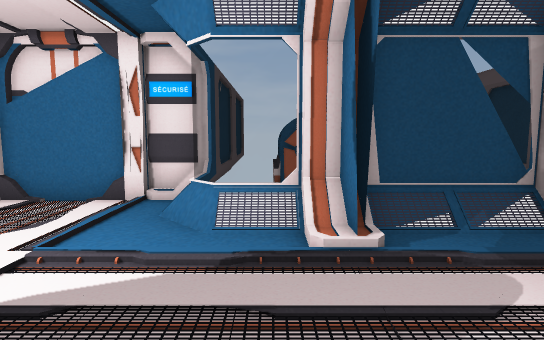
[1] (above)

16 first-person views from a walk through a Unity game level. The camera is 1.5 m above the floor, tilts 6° down and sees 80° across. The floor is counted in squares, 1 m on a side. Each view is taken from the middle of a square. On the plan, view 1 faces up. The plan holds only what a view shows up to about 15 squares ahead; the rest is blank. The place goes on beyond the plan.

[2]
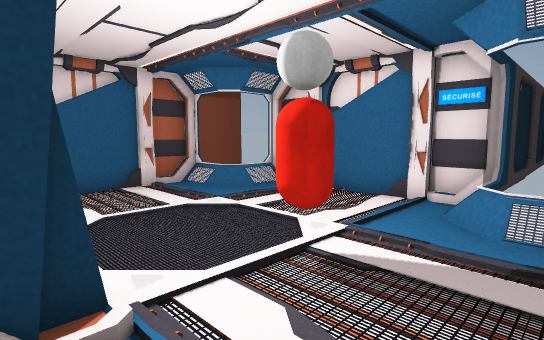

[3]
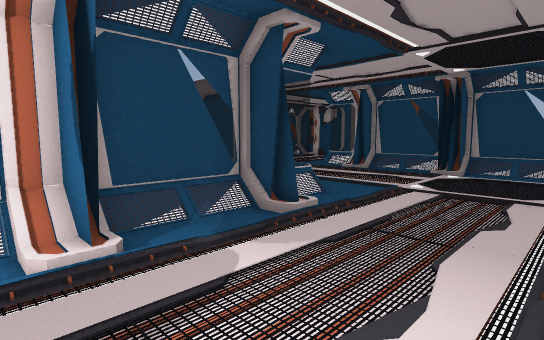

[4]
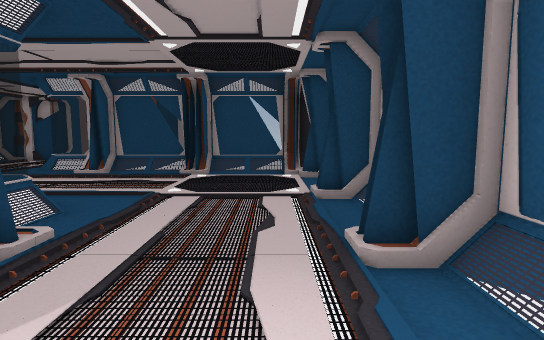

[5]
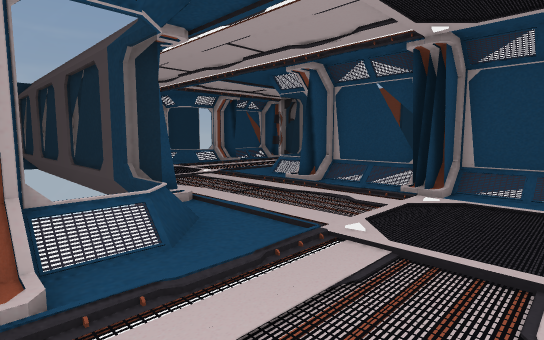

[6]
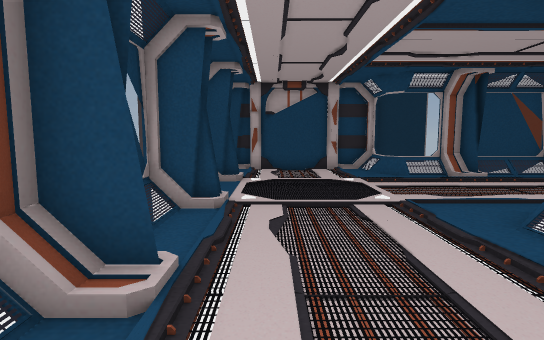

[7]
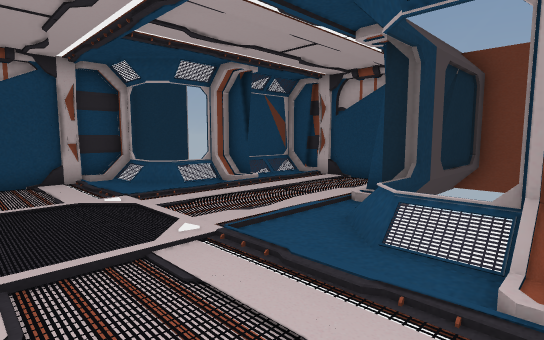

[8]
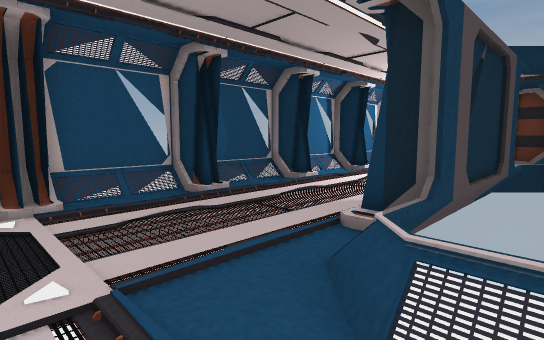

[9]
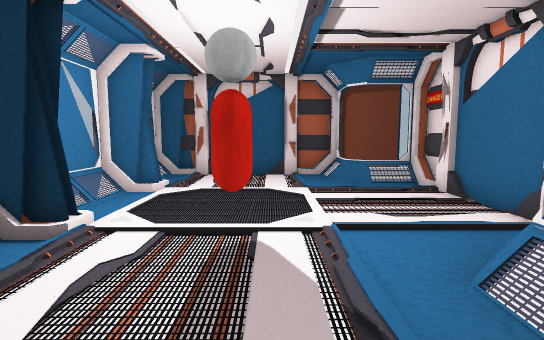

[10]
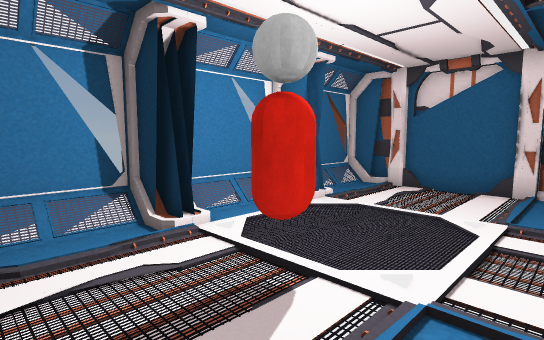

[11]
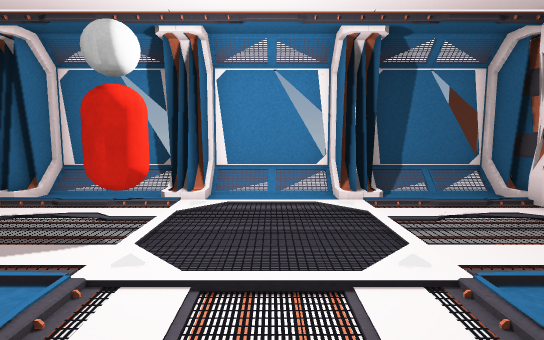

[12]
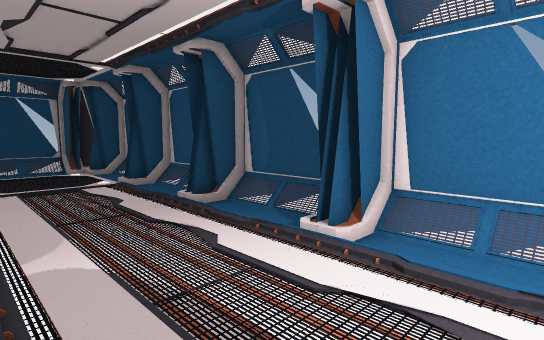

[13]
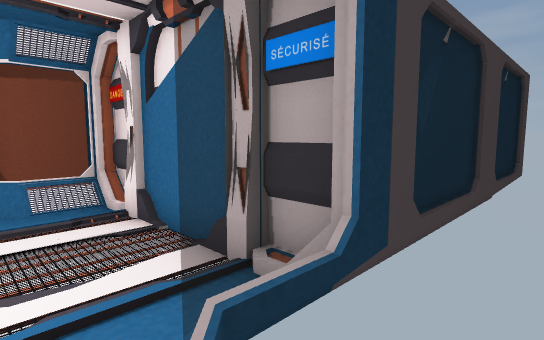

[14]
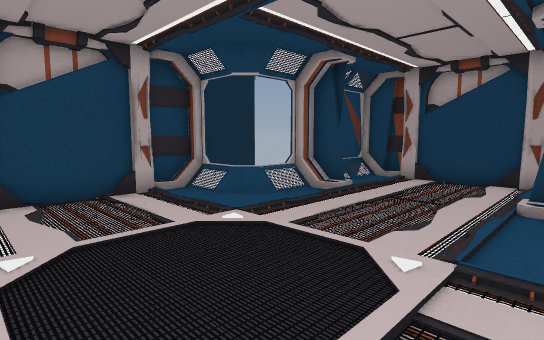

[15]
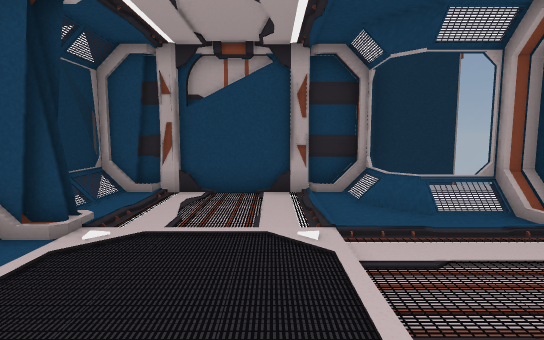

[16]
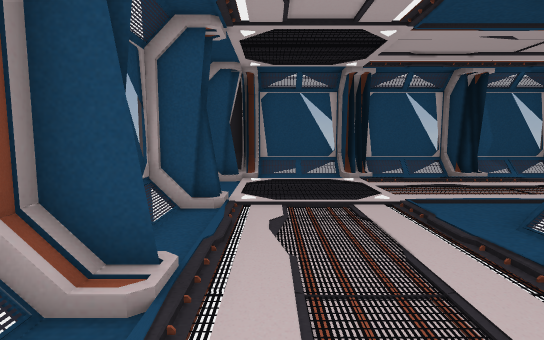

### Floor plan
Key: @ floor where view 1 was taken; # wall or solid block; . main floor; : floor 0.25 m higher than the main floor; / step, stairs or slope; = window, fence, low wall or low ledge; O other object.
Columns run from 11 left of view 1 to 21 right of it. Each row starts with its distance up from view 1.
 20                   ##OOOO# #
 19                   =/...../=     #
 18                   =/...../==#===#
 17                   =/......=:#:::#
 16          #        ##/...........O
 15          #        =/............O
 14          #        =/............O
 13          #        =/............O
 12          #        ##/......./...#
 11          #        =/......=/#///#
 10          #        =/...../==#===#
  9          ##       =/...../=     #
  8 # ##OOOOO##       ##/....##
  7 # =/...../=       =/...../=
  6 #==/...../==#===#==/...../=
  5 #//.......=:#:::#//....../=
  4 O........................##
  3 O......................../=
  2 O.......O................/=
  1 O......................../=
  0 #.../.../..@/.../.../...###
 -1 #///#///#///#///#///#///##
 -2 #===#===#===#===#===#===#
 -3 #

Where each view was taken, in squares from view 1:
view 1: 0 up, 0 right, facing up
view 2: 1 down, 0 right, facing up-left
view 3: 0 up, 0 right, facing up-right
view 4: 1 up, 1 right, facing right
view 5: 1 up, 5 right, facing up-right
view 6: 5 up, 10 right, facing up
view 7: 8 up, 10 right, facing up-right
view 8: 7 up, 10 right, facing down-left
view 9: 3 up, 2 right, facing left
view 10: 5 up, 0 right, facing down-left
view 11: 7 up, 5 left, facing down
view 12: 4 up, 2 left, facing down-right
view 13: 5 up, 0 right, facing up-left
view 14: 11 up, 9 right, facing up-right
view 15: 11 up, 12 right, facing up
view 16: 11 up, 12 right, facing down
